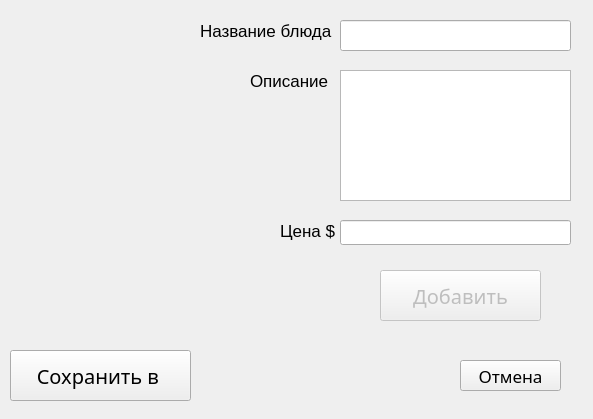
<?xml version="1.0" encoding="UTF-8"?>
<ui version="4.0">
 <class>Menu_add_window</class>
 <widget class="QDialog" name="Menu_add_window">
  <property name="geometry">
   <rect>
    <x>0</x>
    <y>0</y>
    <width>593</width>
    <height>419</height>
   </rect>
  </property>
  <property name="windowTitle">
   <string>Dialog</string>
  </property>
  <widget class="QTextEdit" name="Description_line">
   <property name="geometry">
    <rect>
     <x>340</x>
     <y>70</y>
     <width>231</width>
     <height>131</height>
    </rect>
   </property>
  </widget>
  <widget class="QLineEdit" name="Dish_name_line">
   <property name="geometry">
    <rect>
     <x>340</x>
     <y>20</y>
     <width>231</width>
     <height>31</height>
    </rect>
   </property>
  </widget>
  <widget class="QLabel" name="label">
   <property name="geometry">
    <rect>
     <x>280</x>
     <y>220</y>
     <width>61</width>
     <height>21</height>
    </rect>
   </property>
   <property name="font">
    <font>
     <pointsize>13</pointsize>
    </font>
   </property>
   <property name="text">
    <string>Цена $</string>
   </property>
  </widget>
  <widget class="QLabel" name="label_2">
   <property name="geometry">
    <rect>
     <x>250</x>
     <y>70</y>
     <width>91</width>
     <height>21</height>
    </rect>
   </property>
   <property name="font">
    <font>
     <pointsize>13</pointsize>
    </font>
   </property>
   <property name="text">
    <string>Описание</string>
   </property>
  </widget>
  <widget class="QLabel" name="label_3">
   <property name="geometry">
    <rect>
     <x>200</x>
     <y>20</y>
     <width>141</width>
     <height>21</height>
    </rect>
   </property>
   <property name="font">
    <font>
     <pointsize>13</pointsize>
    </font>
   </property>
   <property name="text">
    <string>Название блюда</string>
   </property>
  </widget>
  <widget class="QPushButton" name="Add_button">
   <property name="enabled">
    <bool>false</bool>
   </property>
   <property name="geometry">
    <rect>
     <x>380</x>
     <y>270</y>
     <width>161</width>
     <height>51</height>
    </rect>
   </property>
   <property name="font">
    <font>
     <family>Titillium Web</family>
     <pointsize>15</pointsize>
    </font>
   </property>
   <property name="cursor">
    <cursorShape>PointingHandCursor</cursorShape>
   </property>
   <property name="text">
    <string>Добавить</string>
   </property>
  </widget>
  <widget class="QPushButton" name="Cancel_button">
   <property name="geometry">
    <rect>
     <x>460</x>
     <y>360</y>
     <width>101</width>
     <height>31</height>
    </rect>
   </property>
   <property name="font">
    <font>
     <family>Titillium Web</family>
     <pointsize>13</pointsize>
    </font>
   </property>
   <property name="cursor">
    <cursorShape>PointingHandCursor</cursorShape>
   </property>
   <property name="text">
    <string>Отмена</string>
   </property>
  </widget>
  <widget class="QLineEdit" name="Prise_line">
   <property name="geometry">
    <rect>
     <x>340</x>
     <y>220</y>
     <width>231</width>
     <height>25</height>
    </rect>
   </property>
  </widget>
  <widget class="QPushButton" name="Save_button">
   <property name="geometry">
    <rect>
     <x>10</x>
     <y>350</y>
     <width>181</width>
     <height>51</height>
    </rect>
   </property>
   <property name="font">
    <font>
     <family>Titillium Web</family>
     <pointsize>15</pointsize>
    </font>
   </property>
   <property name="text">
    <string>Сохранить в </string>
   </property>
  </widget>
 </widget>
 <resources/>
 <connections/>
</ui>
